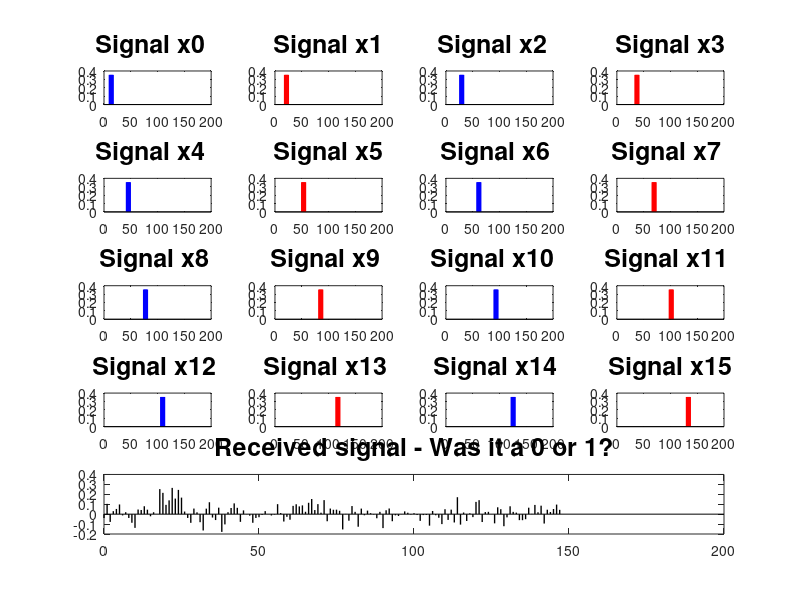

MATLAB code to generate this figure: (Note: this script raises an error after producing the figure.)
%%%
Wins = 0;
Losses = 0;
total = 0;

    N = 148;
    n = 0:N-1;
    x0 = [zeros(10,1); ones(8,1); zeros(130,1)];
    x0 = x0/norm(x0);
    x1 = [zeros(18,1); ones(8,1); zeros(122,1)];
    x1 = x1/norm(x1);
    x2 = [zeros(26,1); ones(8,1); zeros(114,1)];
    x2 = x2/norm(x2);
    x3 = [zeros(34,1); ones(8,1); zeros(106,1)];
    x3 = x3/norm(x3);
    x4 = [zeros(42,1); ones(8,1); zeros(98,1)];
    x4 = x4/norm(x4);
    x5 = [zeros(50,1); ones(8,1); zeros(90,1)];
    x5 = x5/norm(x5);
    x6 = [zeros(58,1); ones(8,1); zeros(82,1)];
    x6 = x6/norm(x6);
    x7 = [zeros(66,1); ones(8,1); zeros(74,1)];
    x7 = x7/norm(x7);
    x8 = [zeros(74,1); ones(8,1); zeros(66,1)];
    x8 = x8/norm(x8);
    x9 = [zeros(82,1); ones(8,1); zeros(58,1)];
    x9 = x9/norm(x9);
    x10 = [zeros(90,1); ones(8,1); zeros(50,1)];
    x10 = x10/norm(x10);
    x11 = [zeros(98,1); ones(8,1); zeros(42,1)];
    x11 = x11/norm(x11);
    x12 = [zeros(106,1); ones(8,1); zeros(34,1)];
    x12 = x12/norm(x12);
    x13 = [zeros(114,1); ones(8,1); zeros(26,1)];
    x13 = x13/norm(x13);
    x14 = [zeros(122,1); ones(8,1); zeros(18,1)];
    x14 = x14/norm(x14);
    x15 = [zeros(130,1); ones(8,1); zeros(10,1)];
    x15 = x15/norm(x15);
    % x16 = [zeros(144,1); zeros(9,1); zeros(121,1)];
    % x16 = x16/norm(x16);

    signals=[x0,x1,x2,x3,x4,x5,x6,x7,x8,x9,x10,x11,x12,x13,x14,x15];
    H = 1;
    for i1 = 1:1:15
        for i = 1:1:(16-H)
            if dot(signals(:,i1),signals(:,i+H)) == 0

                continue
            else 
                disp('error: signal not orthoginal')
                break
            end
        end
        H = H + 1;
    end

    subplot(5,4,1)
    stem(n,x0,'b','Marker','none','LineWidth',1)
    title('Signal x0  ','fontsize',18)
    subplot(5,4,2)
    stem(n,x1,'r','Marker','none','LineWidth',1)
    title('Signal x1','fontsize',18)
    subplot(5,4,3)
    stem(n,x2,'b','Marker','none','LineWidth',1)
    title('Signal x2  ','fontsize',18)
    subplot(5,4,4)
    stem(n,x3,'r','Marker','none','LineWidth',1)
    title('Signal x3','fontsize',18)
    subplot(5,4,5)
    stem(n,x4,'b','Marker','none','LineWidth',1)
    title('Signal x4  ','fontsize',18)
    subplot(5,4,6)
    stem(n,x5,'r','Marker','none','LineWidth',1)
    title('Signal x5','fontsize',18)
    subplot(5,4,7)
    stem(n,x6,'b','Marker','none','LineWidth',1)
    title('Signal x6 ','fontsize',18)
    subplot(5,4,8)
    stem(n,x7,'r','Marker','none','LineWidth',1)
    title('Signal x7 ','fontsize',18)
    subplot(5,4,9)
    stem(n,x8,'b','Marker','none','LineWidth',1)
    title('Signal x8 ','fontsize',18)
    subplot(5,4,10)
    stem(n,x9,'r','Marker','none','LineWidth',1)
    title('Signal x9 ','fontsize',18)
    subplot(5,4,11)
    stem(n,x10,'b','Marker','none','LineWidth',1)
    title('Signal x10  ','fontsize',18)
    subplot(5,4,12)
    stem(n,x11,'r','Marker','none','LineWidth',1)
    title('Signal x11 ','fontsize',18)
    subplot(5,4,13)
    stem(n,x12,'b','Marker','none','LineWidth',1)
    title('Signal x12 ','fontsize',18)
    subplot(5,4,14)
    stem(n,x13,'r','Marker','none','LineWidth',1)
    title('Signal x13 ','fontsize',18)
    subplot(5,4,15)
    stem(n,x14,'b','Marker','none','LineWidth',1)
    title('Signal x14 ','fontsize',18)
    subplot(5,4,16)
    stem(n,x15,'r','Marker','none','LineWidth',1)
    title('Signal x15','fontsize',18)
for PPP = 1:1:50
    NF = 0.17;
    % received signal is either x0 or x1 with additive noise
    % y = x10+ NF*randn(size(x1));
    y = signals(:,round(rand(1,1))+1) + NF*randn(size(x1)) ;
    y=y./norm(y); % normalize y


    subplot(5,4,[17,18,19,20])
    stem(n,y,'k','Marker','none','LineWidth',1)
    title('Received signal - Was it a 0 or 1?','fontsize',18)

    % computes the inner products between y and both x0 and x1:
    ip0 = abs( y' * x0 );
    ip1 = abs( y' * x1 );
    ip2 = abs( y' * x2 );
    ip3 = abs( y' * x3 );
    ip4 = abs( y' * x4 );
    ip5 = abs( y' * x5 );
    ip6 = abs( y' * x6 );
    ip7 = abs( y' * x7 );
    ip8 = abs( y' * x8 );
    ip9 = abs( y' * x9 );
    ip10 = abs( y' * x10 );
    ip11 = abs( y' * x11 );
    ip12 = abs( y' * x12 );
    ip13 = abs( y' * x13 );
    ip14 = abs( y' * x14 );
    ip15 = abs( y' * x15 );
    % ip16 = abs( y' * x16 );


    %%%%
    %%%% Write code below that stores a 0 or 1 into RECEIVEDBIT
    %%%% based upon whether x0 or x1 was the more likely transmission
    %%%% (hint: it should only take one or two lines of code)
    [rECEIVEDBIT]=([zeros(1,10),ip0,ip1,ip2,ip3,ip4,ip5,ip6,ip7,ip8,ip9,ip10,ip11,ip12,ip13,ip14,ip15]);
    [RECEIVEDBIT,loc]=findpeaks(rECEIVEDBIT,'SortStr', 'descend', 'NPeaks', 2);
    % disp(rECEIVEDBIT)
    ReCEIVEDBIT = RECEIVEDBIT(1)-RECEIVEDBIT(2);
    if ReCEIVEDBIT > 0.3
        fprintf('x%i\n',(loc(1)-11)) 
        disp('Confidence: high')
        Wins = Wins + 1;
    else
        fprintf('x%i\n',(loc(1)-1))  
        disp('Confidence: Low')
        Losses = Losses + 1;
    end
    total = total + 1;
    Ratio = (Wins/total)*100;
    
    % disp(RECEIVEDBIT)
    % disp(ReCEIVEDBIT)
    % disp(loc)
end
fprintf('The High confidence Ratio is :%f%%\n',Ratio)
